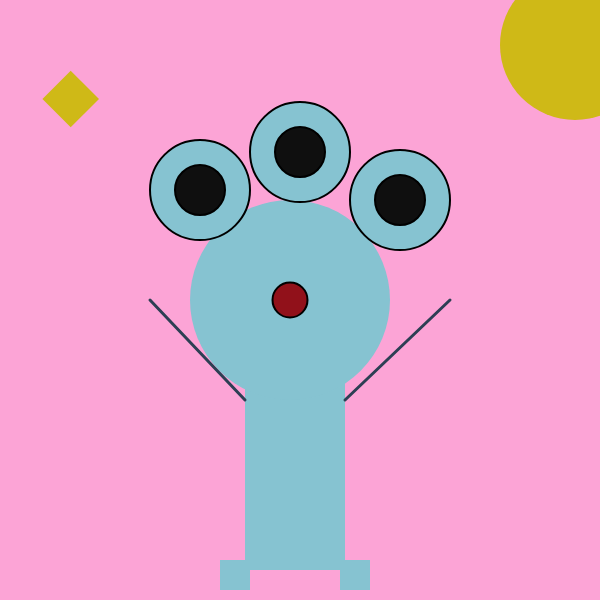
Frame 1 (no input)
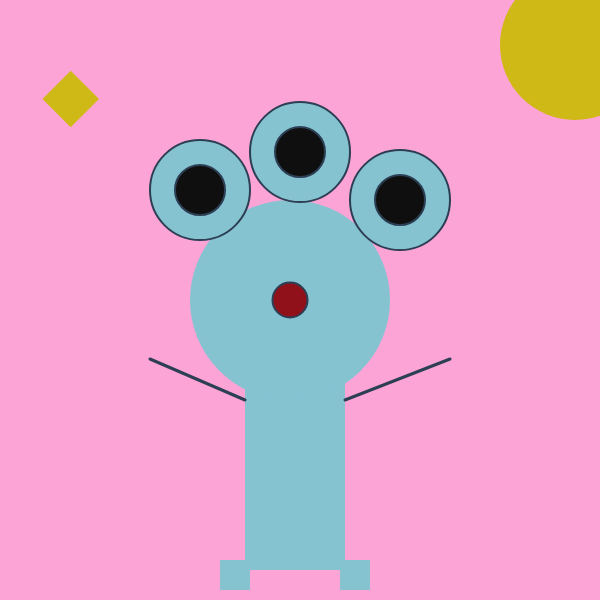
Frame 60 (no input)
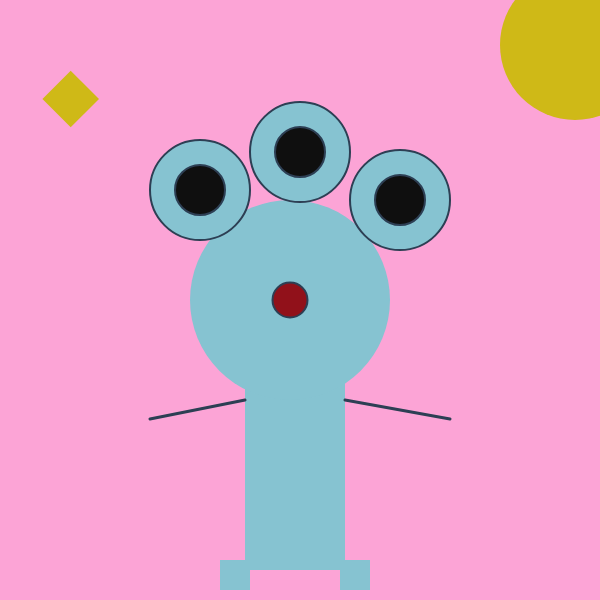
Frame 120 (the mouse pressed at the canvas centre since frame 60)

The p5.js sketch that drew these frames (run headless with seeded random() and noise() and a simulated clock; from frame 60 on, the mouse is pressed at the canvas centre):

// p5.js sketch
// ── sketch.js
let a=0;
let arm=300


function setup() {
  createCanvas(600, 600);
}

function draw() {
  background(252, 164, 214);
  strokeWeight(0);
  fill(134, 195, 209);


  //x, y, w, h, radius
  rect(245,370,100,200,5);
  ellipse(290,300,200,200);
  
  //x1,y1,x2,y2
  line();
  
  //x1,y1,x2,y2,x3,y3
  fill(134, 195, 209);

  rect(220,560,30,30);
  rect(340,560,30,30);
    
  strokeWeight(2)
  ellipse(300,152,100,100);
  ellipse(200,190,100,100);
  ellipse(400,200, 100, 100);
   
  fill(145, 17, 26);
  ellipse(290,300,35,35);
  
  fill(15,15,15);
  ellipse(300,152,50,50);
  ellipse(200,190,50,50);
  ellipse(400,200,50,50);
  
  strokeWeight(3)
  stroke(45, 63, 84);
  line(245,400,150,arm);
  line(345,400,450,arm);
  arm=arm +1
   console.log(arm);
  if (arm==500)
    {
      arm = 300
    }
  
  strokeWeight(0)
  fill(207, 185, 23);
  ellipse(575,45,150,150);
  
  
  rotate(radians(45));
  rect(100,0,40);
  
  
  
  
  
  
  
}
// ── style.css
html, body {
  margin: 0;
  padding: 0;
}
canvas {
  display: block;
}
body {
   background:#e386c7
    
}
